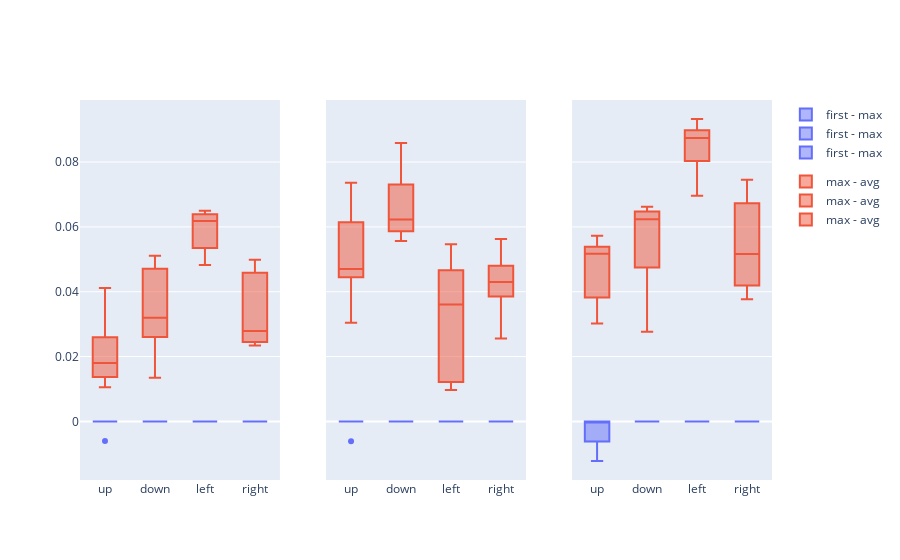

This figure's notebook cell:
### Code cell
fig = SealAnalysis.Plot.around_delta(
    SealAnalysis.Table.generate_delta_table(around_gap),
    x='Location',
    y='Delta(um)',
    color='Class',
)
fig.show()

### Figure 1 — Plotly figure (JSON) as saved in the notebook; plotly's stock layout.template omitted (floating-point values rounded to 4 significant figures)
{"data": [{"alignmentgroup": "True", "hovertemplate": "Class=first - max<br>Location=%{x}<br>Delta(um)=%{y}<extra></extra>", "legendgroup": "first - max", "marker": {"color": "#636efa"}, "name": "first - max", "notched": false, "offsetgroup": "first - max", "orientation": "v", "showlegend": true, "type": "box", "x": ["up", "down", "left", "right", "up", "down", "left", "right", "up", "down", "left", "right", "up", "down", "left", "right", "up", "down", "left", "right", "up", "down", "left", "right", "up", "down", "left", "right"], "x0": " ", "xaxis": "x", "y": [0.0, 0.0, 0.0, 0.0, 0.0, 0.0, 0.0, 0.0, 0.0, 0.0, 0.0, 0.0, 0.0, 0.0, 0.0, 0.0, 0.0, 0.0, 0.0, 0.0, 0.0, 0.0, 0.0, 0.0, -0.006064, 0.0, 0.0, 0.0], "y0": " ", "yaxis": "y"}, {"alignmentgroup": "True", "hovertemplate": "Class=max - avg<br>Location=%{x}<br>Delta(um)=%{y}<extra></extra>", "legendgroup": "max - avg", "marker": {"color": "#EF553B"}, "name": "max - avg", "notched": false, "offsetgroup": "max - avg", "orientation": "v", "showlegend": true, "type": "box", "x": ["up", "down", "left", "right", "up", "down", "left", "right", "up", "down", "left", "right", "up", "down", "left", "right", "up", "down", "left", "right", "up", "down", "left", "right", "up", "down", "left", "right"], "x0": " ", "xaxis": "x", "y": [0.01805, 0.03182, 0.06498, 0.03908, 0.02022, 0.04776, 0.06179, 0.02341, 0.0138, 0.02414, 0.04822, 0.02371, 0.04117, 0.0511, 0.06341, 0.02786, 0.02788, 0.01343, 0.05198, 0.04812, 0.01051, 0.03199, 0.06403, 0.04989, 0.01369, 0.045, 0.05784, 0.02673], "y0": " ", "yaxis": "y"}, {"alignmentgroup": "True", "hovertemplate": "Class=first - max<br>Location=%{x}<br>Delta(um)=%{y}<extra></extra>", "legendgroup": "first - max", "marker": {"color": "#636efa"}, "name": "first - max", "notched": false, "offsetgroup": "first - max", "orientation": "v", "showlegend": true, "type": "box", "x": ["up", "down", "left", "right", "up", "down", "left", "right", "up", "down", "left", "right", "up", "down", "left", "right", "up", "down", "left", "right", "up", "down", "left", "right"], "x0": " ", "xaxis": "x2", "y": [0.0, 0.0, 0.0, 0.0, 0.0, 0.0, 0.0, 0.0, -0.006122, 0.0, 0.0, 0.0, 0.0, 0.0, 0.0, 0.0, 0.0, 0.0, 0.0, 0.0, 0.0, 0.0, 0.0, 0.0], "y0": " ", "yaxis": "y2"}, {"alignmentgroup": "True", "hovertemplate": "Class=max - avg<br>Location=%{x}<br>Delta(um)=%{y}<extra></extra>", "legendgroup": "max - avg", "marker": {"color": "#EF553B"}, "name": "max - avg", "notched": false, "offsetgroup": "max - avg", "orientation": "v", "showlegend": true, "type": "box", "x": ["up", "down", "left", "right", "up", "down", "left", "right", "up", "down", "left", "right", "up", "down", "left", "right", "up", "down", "left", "right", "up", "down", "left", "right"], "x0": " ", "xaxis": "x2", "y": [0.04473, 0.06269, 0.0294, 0.05624, 0.04927, 0.06186, 0.0427, 0.0414, 0.03044, 0.07303, 0.04666, 0.03856, 0.04446, 0.05862, 0.00971, 0.04802, 0.06143, 0.08589, 0.05467, 0.02555, 0.07359, 0.05565, 0.01219, 0.04459], "y0": " ", "yaxis": "y2"}, {"alignmentgroup": "True", "hovertemplate": "Class=first - max<br>Location=%{x}<br>Delta(um)=%{y}<extra></extra>", "legendgroup": "first - max", "marker": {"color": "#636efa"}, "name": "first - max", "notched": false, "offsetgroup": "first - max", "orientation": "v", "showlegend": true, "type": "box", "x": ["up", "down", "left", "right", "up", "down", "left", "right", "up", "down", "left", "right", "up", "down", "left", "right", "up", "down", "left", "right"], "x0": " ", "xaxis": "x3", "y": [-0.004189, 0.0, 0.0, 0.0, 0.0, 0.0, 0.0, 0.0, -0.01221, 0.0, 0.0, 0.0, 0.0, 0.0, 0.0, 0.0, 0.0, 0.0, 0.0, 0.0], "y0": " ", "yaxis": "y3"}, {"alignmentgroup": "True", "hovertemplate": "Class=max - avg<br>Location=%{x}<br>Delta(um)=%{y}<extra></extra>", "legendgroup": "max - avg", "marker": {"color": "#EF553B"}, "name": "max - avg", "notched": false, "offsetgroup": "max - avg", "orientation": "v", "showlegend": true, "type": "box", "x": ["up", "down", "left", "right", "up", "down", "left", "right", "up", "down", "left", "right", "up", "down", "left", "right", "up", "down", "left", "right"], "x0": " ", "xaxis": "x3", "y": [0.03016, 0.02763, 0.06958, 0.04332, 0.05173, 0.06429, 0.08741, 0.05163, 0.04089, 0.05404, 0.08393, 0.03765, 0.05728, 0.06237, 0.09327, 0.0745, 0.05274, 0.0662, 0.08864, 0.06488], "y0": " ", "yaxis": "y3"}], "layout": {"xaxis": {"anchor": "y", "domain": [0, 0.2889]}, "xaxis2": {"anchor": "y2", "domain": [0.3556, 0.6444]}, "xaxis3": {"anchor": "y3", "domain": [0.7111, 1]}, "yaxis": {"anchor": "x", "domain": [0, 1]}, "yaxis2": {"anchor": "x2", "domain": [0, 1], "matches": "y", "showticklabels": false}, "yaxis3": {"anchor": "x3", "domain": [0, 1], "matches": "y", "showticklabels": false}}}
